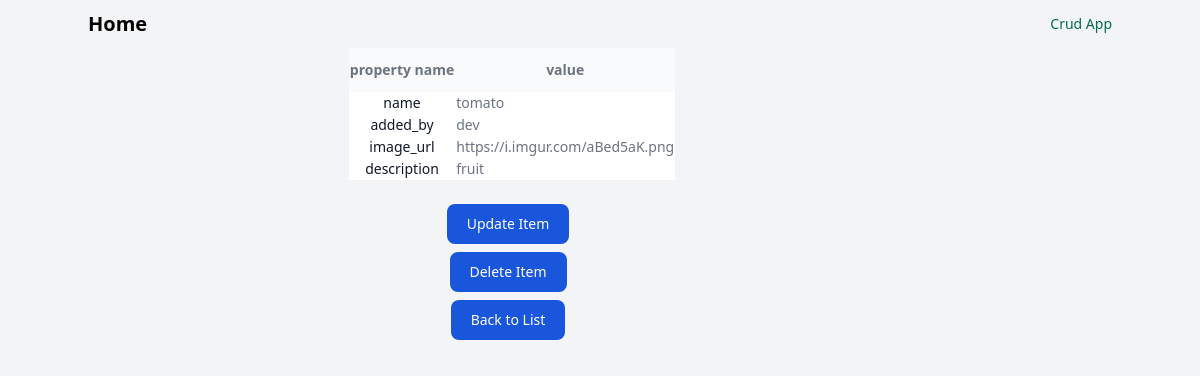
Screenshot of /item/8/ with the database file from the repository.
### crud_app/models.py (models this page shows, shortened)
class Item(models.Model):
    name = models.CharField(max_length=256)
    added_by = models.ForeignKey(get_user_model(), on_delete=models.CASCADE)
    image_url = models.URLField(default='')
    description = models.TextField(default='')

### accounts/models.py (models this page shows)
class CustomUser(AbstractUser):
    email = models.EmailField()
    def __str__(self):
        return self.username

### crud_app/views.py (the view)
# urls.py: path('<int:pk>/', ItemDetailView.as_view(), name='detail'),
class ItemDetailView(DetailView):
    template_name = 'detail.html'
    model = Item
    fields = "__all__"

### crud_app/templates/detail.html
{% extends 'base.html' %}
{% block content %}
<div class="container flex flex-col items-center bg-gray-100">
<div class="relative overflow-x-auto mb-6">
    <table class="w-full text-sm text-left text-gray-500 dark:text-gray-400">
        <thead class="text-xs text-gray-700 uppercase bg-gray-50 dark:bg-gray-700 dark:text-gray-400">
            <tr>
                <th scope="col" class="px-6 py-3">
                    property name
                </th>
                <th scope="col" class="px-6 py-3 text-left">
                    value
                </th>
            </tr>
        </thead>
        <tbody>
            <tr class="bg-white border-b dark:bg-gray-800 dark:border-gray-700">
                <th scope="row" class="px-6 py-4 font-medium text-gray-900 whitespace-nowrap dark:text-white">
                    name
                </th>
                <td class="px-6 py-4">
                    {{ object.name }}
                </td>
            </tr>
            <tr class="bg-white border-b dark:bg-gray-800 dark:border-gray-700">
                <th scope="row" class="px-6 py-4 font-medium text-gray-900 whitespace-nowrap dark:text-white">
                    added_by
                </th>
                <td class="px-6 py-4">
                    {{ object.added_by }}
                </td>
            </tr>
                <tr class="bg-white dark:bg-gray-800">
                <th scope="row" class="px-6 py-4 font-medium text-gray-900 whitespace-nowrap dark:text-white">
                    image_url
                </th>
                <td class="px-6 py-4">
                    {{ object.image_url }}
                </td>
                    <tr class="bg-white dark:bg-gray-800">
                <th scope="row" class="px-6 py-4 font-medium text-gray-900 whitespace-nowrap dark:text-white">
                    description
                </th>
                <td class="px-6 py-4">
                    {{ object.description }}
                </td>
            </tr>
        </tbody>
    </table>
</div>
<a href="{% url 'update' object.pk %}" class="text-white bg-blue-700 hover:bg-blue-800 focus:ring-4 focus:ring-blue-300 font-medium rounded-lg text-sm
     px-5 py-2.5 mr-2 mb-2 dark:bg-blue-600 dark:hover:bg-blue-700 focus:outline-none dark:focus:ring-blue-800">
Update Item
</a>
<a href="{% url 'delete' object.pk %}" class="text-white bg-blue-700 hover:bg-blue-800 focus:ring-4 focus:ring-blue-300 font-medium rounded-lg text-sm
     px-5 py-2.5 mr-2 mb-2 dark:bg-blue-600 dark:hover:bg-blue-700 focus:outline-none dark:focus:ring-blue-800">
Delete Item
</a>
  <a href="{% url 'list' %}"
     class="text-white bg-blue-700 hover:bg-blue-800 focus:ring-4 focus:ring-blue-300 font-medium rounded-lg text-sm
     px-5 py-2.5 mr-2 mb-2 dark:bg-blue-600 dark:hover:bg-blue-700 focus:outline-none dark:focus:ring-blue-800">
    Back to List</a>
</div>
{% endblock content %}

### rows the page displays
Item: name "tomato", added_by "dev", image_url "https://i.imgur.com/aBed5aK.png", description "fruit"
